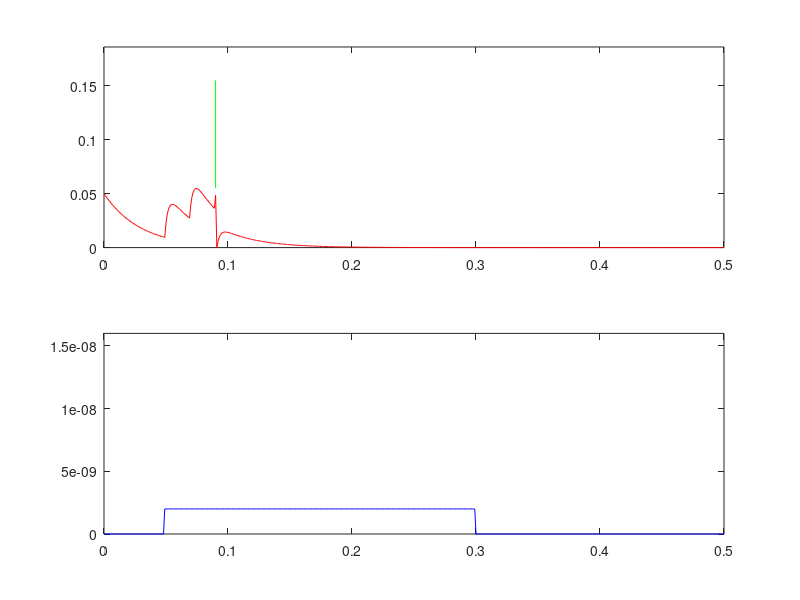

MATLAB code to generate this figure:
#/1 A simple leaky membrane

clear
% membrane constants
tau_m = 0.030;
Rm = 3e7;

% Time
delta_t = 0.001; % Integration time step
duration = 0.5; % duration of the simulation
No_steps = round(duration ./ delta_t);
times = linspace(0, duration, No_steps + 1); % The time points for update


% membrane potential
V_0 = 0.05; % The initial membrane potential
V = zeros(1, No_steps + 1);
V(1) = V_0;

% Injection current
I_0 = 2e-9;
I_duration = 0.25;
I_start = 0.05;
I_start_index = round(I_start ./ delta_t);
I_finish_index = round((I_start + I_duration) ./ delta_t);
Iinj = zeros(1, No_steps + 1);
Iinj(I_start_index:I_finish_index) = I_0;
thresh = 0.055;
t_spikes = [];
tau_s = 0.003;



%%%% set up PSC events
% Times of PSCs
T_psc(1) = 0.05;
T_psc(2) = 0.07;
T_psc(3) = 0.09;
No_pscs = length(T_psc);
Q = 40e-12; % charge deliverd by a single PSC event
I_0 = Q ./ tau_s; % resulting ’normalisation’ constant for the
% exponential description of the PSC
index_pscs = round(T_psc ./ delta_t);
% initialise synaptic current
I_syn = zeros(1, No_steps + 1);


for i=1:No_steps
% first check for synaptic event
  for k=1:No_pscs;
    if i == index_pscs(k)
      I_syn(i) = I_syn(i) + I_0;
    end
  end
% update the synaptic current
I_syn(i+1) = I_syn(i) - (1 ./ tau_s) .* I_syn(i) .* delta_t;
dV = (1 ./ tau_m) .* (-V(i) + Rm .* I_syn(i)) .* delta_t;
V(i+1) = V(i) + dV;
  if V(i+1) > thresh
    V(i+1) = 0;
    t_spikes = [t_spikes (i - 1) * delta_t];
  end
end

%%% plotting spikes
spike_height = 0.1;
No_spikes = length(t_spikes);
if No_spikes > 0
  spts = [t_spikes; t_spikes];
  y1 = thresh .* ones(1, No_spikes);
  y2 = y1 + spike_height;
  sp = [y2; y1];
end
%%%

clf % clear the graphics
subplot(2,1,1)
plot(times, V, 'r');
Vheight = 1.2 .* (thresh + spike_height);
if No_spikes > 0
  h = line(spts, sp);
  for k=1:length(h)
    set(h(k), 'Color', [0 1 0])
  end
end

axis([0 duration 0 Vheight])
subplot(2,1,2)
plot(times, Iinj, 'b');
Iheight = 1.2 .* I_0;
axis([0 duration 0 Iheight])
